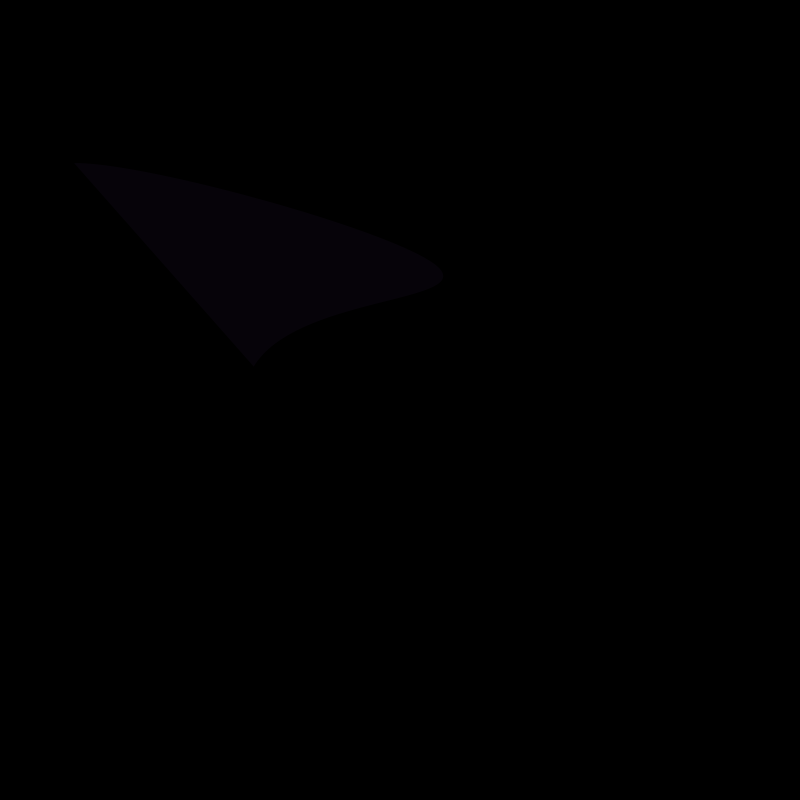
Frame 1 (no input)
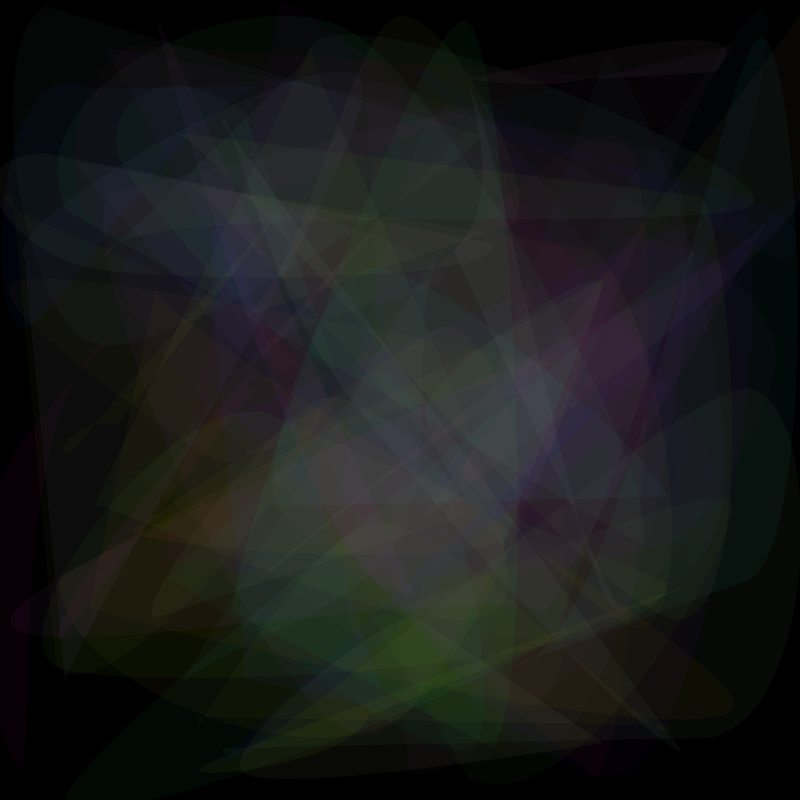
Frame 60 (the mouse pressed at the canvas centre just before this capture)
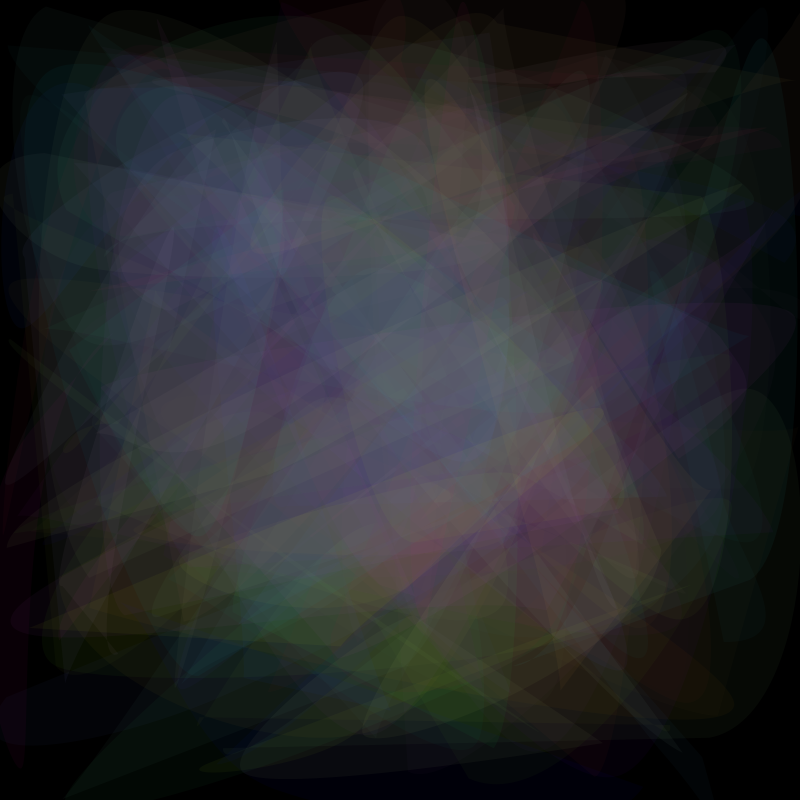
Frame 120 (the mouse held since frame 60 and released just before this capture)

The Processing sketch that drew these frames (run headless with seeded random() and noise(); from frame 60 on, the mouse is pressed at the canvas centre):

// Processing sketch: E004_OverlapShapes
// ── E004_OverlapShapes.pde
void setup(){
  size(800,800);
  background(0);
  smooth();
}

void draw(){
  noStroke();
  fill(random(255),random(255),random(255),10);
  beginShape();
  curveVertex(random(width),random(height));
  curveVertex(random(width),random(height));
  curveVertex(random(width),random(height));
  curveVertex(random(width),random(height));
  curveVertex(random(width),random(height));
  endShape(CLOSE);
}
